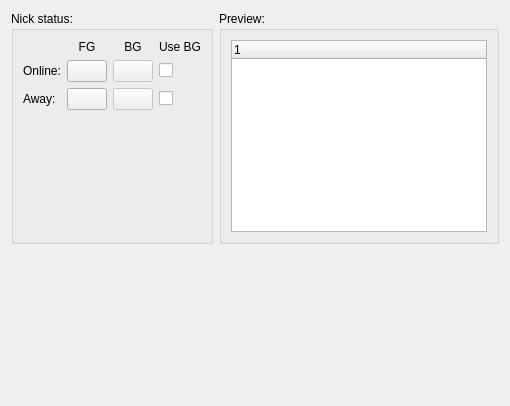
     <widget class="QWidget" name="nickview" >
      <attribute name="title" >
       <string>Nickview</string>
      </attribute>
      <layout class="QGridLayout" >
       <item row="0" column="0" >
        <widget class="QGroupBox" name="groupBox_8" >
         <property name="title" >
          <string>Nick status:</string>
         </property>
         <layout class="QGridLayout" >
          <item row="0" column="1" >
           <widget class="QLabel" name="label_4" >
            <property name="text" >
             <string>FG</string>
            </property>
            <property name="alignment" >
             <set>Qt::AlignCenter</set>
            </property>
           </widget>
          </item>
          <item row="0" column="2" >
           <widget class="QLabel" name="label_5" >
            <property name="text" >
             <string>BG</string>
            </property>
            <property name="alignment" >
             <set>Qt::AlignCenter</set>
            </property>
           </widget>
          </item>
          <item row="0" column="3" >
           <widget class="QLabel" name="label_6" >
            <property name="text" >
             <string>Use BG</string>
            </property>
            <property name="alignment" >
             <set>Qt::AlignCenter</set>
            </property>
           </widget>
          </item>
          <item row="1" column="0" >
           <widget class="QLabel" name="label_62" >
            <property name="text" >
             <string>Online:</string>
            </property>
           </widget>
          </item>
          <item row="1" column="1" >
           <widget class="ColorButton" name="onlineStatusFG" >
            <property name="text" >
             <string/>
            </property>
           </widget>
          </item>
          <item row="1" column="2" >
           <widget class="ColorButton" name="onlineStatusBG" >
            <property name="enabled" >
             <bool>false</bool>
            </property>
            <property name="text" >
             <string/>
            </property>
           </widget>
          </item>
          <item row="1" column="3" >
           <widget class="QCheckBox" name="onlineStatusUseBG" >
            <property name="sizePolicy" >
             <sizepolicy vsizetype="Fixed" hsizetype="Maximum" >
              <horstretch>0</horstretch>
              <verstretch>0</verstretch>
             </sizepolicy>
            </property>
            <property name="layoutDirection" >
             <enum>Qt::LeftToRight</enum>
            </property>
            <property name="text" >
             <string/>
            </property>
           </widget>
          </item>
          <item row="2" column="0" >
           <widget class="QLabel" name="label_63" >
            <property name="text" >
             <string>Away:</string>
            </property>
           </widget>
          </item>
          <item row="2" column="1" >
           <widget class="ColorButton" name="awayStatusFG" >
            <property name="text" >
             <string/>
            </property>
           </widget>
          </item>
          <item row="2" column="2" >
           <widget class="ColorButton" name="awayStatusBG" >
            <property name="enabled" >
             <bool>false</bool>
            </property>
            <property name="text" >
             <string/>
            </property>
           </widget>
          </item>
          <item row="2" column="3" >
           <widget class="QCheckBox" name="awayStatusUseBG" >
            <property name="sizePolicy" >
             <sizepolicy vsizetype="Fixed" hsizetype="Maximum" >
              <horstretch>0</horstretch>
              <verstretch>0</verstretch>
             </sizepolicy>
            </property>
            <property name="text" >
             <string/>
            </property>
           </widget>
          </item>
          <item row="3" column="0" >
           <spacer>
            <property name="orientation" >
             <enum>Qt::Vertical</enum>
            </property>
            <property name="sizeHint" stdset="0" >
             <size>
              <width>20</width>
              <height>40</height>
             </size>
            </property>
           </spacer>
          </item>
         </layout>
        </widget>
       </item>
       <item row="0" column="1" >
        <widget class="QGroupBox" name="groupBox_9" >
         <property name="title" >
          <string>Preview:</string>
         </property>
         <layout class="QVBoxLayout" >
          <item>
           <widget class="QTreeWidget" name="nickviewPreview" >
            <column>
             <property name="text" >
              <string>1</string>
             </property>
            </column>
           </widget>
          </item>
         </layout>
        </widget>
       </item>
       <item row="1" column="0" colspan="2" >
        <spacer>
         <property name="orientation" >
          <enum>Qt::Vertical</enum>
         </property>
         <property name="sizeHint" stdset="0" >
          <size>
           <width>261</width>
           <height>151</height>
          </size>
         </property>
        </spacer>
       </item>
      </layout>
     </widget>
